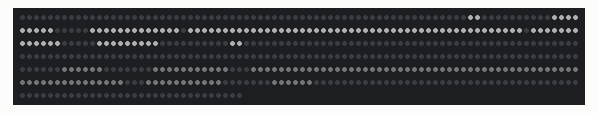
Simulated run of this sketch. Board: Arduino Uno, built with avr-gcc and run on an emulated ATmega328P. Shown: 512 RGB LEDs in strip order, left to right, continuing on the next row. Dim RGB values are drawn brighter than linear; colours are those a GRB WS2812 strip shows for the declared byte order.

Above: at 1.9 s.

The sketch:

rond_ledsv3.ino
```cpp
// Projet de deux matrices et une barre défilante
//
// url démo : https://www.youtube.com/watch?v=8UhAqc5VQxE
// Code source : https://lasdi25.blogspot.com/search?q=arduino
// Url du projet : https://lasdi25.blogspot.com/2021/09/46-arduino-comment-commander-un-panneau.html
// Les programmes sont : https://www.lasdi.com/arduino5.html

// Librairies à utiliser :
// Adafruit_neopixel : https://github.com/adafruit/Adafruit_NeoPixel/releases


#include <FastLED.h>
#include "Adafruit_NeoPixel.h"


// 5 variables pour modifier le comportement de la barre de LEDS
#define NUM_LEDS 16           // Combien de leds
#define PIN_BARRE_LEDS 8      // Port sur l'arduino de la barre défilante
#define LUMINOSITE1  50       // Luminosité maximumum sachant que cela varie de 0 à 255
#define DELAI1  100           // Attente en milliseconde entre deux leds
#define DELAI2  1000          // Attente en milliseconde avant changement de sens

// Definition du tableau de LED
CRGB leds[NUM_LEDS];

// 4 variables pour modifier le comportement de la matrice de LEDS
#define NOMBRE_TOTAL_LEDS 512 // Port sur l'arduino de la barre défilante
#define PIN_MATRICE_LEDS 6    // Port sur l'arduino de la barre défilante
#define LUMINOSITE2   50      // Luminosité maximumum sachant que cela varie de 0 à 255
#define DEPART_LEDS   64      // Leds de départ du dessin du demi-cercle sachant que cela doit être un multiple de 16

// Nombre de led : 256, Pin 8, Pilotage des leds NEO_KHZ800
Adafruit_NeoPixel led(NOMBRE_TOTAL_LEDS, PIN_MATRICE_LEDS, NEO_GRB + NEO_KHZ800);
// 2 variables pour modifier les couleurs sur la matrice de leds
uint32_t COULEUR_HAUT =  led.Color(255, 255, 255);
uint32_t COULEUR_BAS =  led.Color(10, 10, 10);
uint32_t COULEUR_VIDE =  led.Color(0, 0, 0);

    int DEP=64;

// Tableau contenant les indices des LEDs à allumer
const uint8_t positions[] = {0, 15, 16, 31, 32, 47, 48, 63, 64, 79, 80, 95, 96, 111, 112, 127, 128, 143, 144, 159, 160, 175};
//const uint8_t positions[] = {0, 15, 16, 31, 32, 47, 48, 63, 64, 79, 80, 95, 96, 111, 112, 127, 128, 143, 144, 159, 160, 175, 176, 191, 192, 207, 208, 223, 224, 239, 240, 255};

// Initialisation du programme
void setup() {

  // Initialisation de la barre centrale de leds
  FastLED.addLeds<WS2812B, PIN_BARRE_LEDS, RGB>(leds, NUM_LEDS);  // GRB ordering is typical

  // Initialisation des deux demi cercles
  led.begin();

  // Partie 1 : La matrice
  // On Efface la matrice, on règle la luminosité et on dessine les demi cercles
  led.clear();
  led.setBrightness(LUMINOSITE2);

  led.setPixelColor(DEPART_LEDS+0, COULEUR_HAUT); //col1
  led.setPixelColor(DEPART_LEDS+1, COULEUR_HAUT);

  led.setPixelColor(DEPART_LEDS+12, COULEUR_HAUT); //col2
  led.setPixelColor(DEPART_LEDS+13, COULEUR_HAUT);
  led.setPixelColor(DEPART_LEDS+14, COULEUR_HAUT);
  led.setPixelColor(DEPART_LEDS+15, COULEUR_HAUT);


  for (int i=16; i<21; i++) {
    led.setPixelColor(DEPART_LEDS+i, COULEUR_HAUT); //col3
  }

  for (int i=26; i<32; i++) {
    led.setPixelColor(DEPART_LEDS+i, COULEUR_HAUT); //col4
  }

  for (int i=32; i<39; i++) {
    led.setPixelColor(DEPART_LEDS+i, COULEUR_HAUT); //col5
  }

  for (int i=40; i<88; i++) {
    led.setPixelColor(DEPART_LEDS+i, COULEUR_HAUT); //col6 => 11
  }

  for (int i=89; i<96; i++) {
    led.setPixelColor(DEPART_LEDS+i, COULEUR_HAUT); //col12
  }

  for (int i=96; i<102; i++) {
    led.setPixelColor(DEPART_LEDS+i, COULEUR_HAUT); //col13
  }

  for (int i=107; i<116; i++) {
    led.setPixelColor(DEPART_LEDS+i, COULEUR_HAUT); //col14 & col15
  }
  led.setPixelColor(DEPART_LEDS+126, COULEUR_HAUT); //col16
  led.setPixelColor(DEPART_LEDS+127, COULEUR_HAUT);


  led.setPixelColor(DEPART_LEDS+ 262, COULEUR_BAS); //col1
  led.setPixelColor(DEPART_LEDS+ 263, COULEUR_BAS);

  led.setPixelColor(DEPART_LEDS+264, COULEUR_BAS); //col2
  led.setPixelColor(DEPART_LEDS+265, COULEUR_BAS);
  led.setPixelColor(DEPART_LEDS+266, COULEUR_BAS);
  led.setPixelColor(DEPART_LEDS+267, COULEUR_BAS);

  for (int i=275; i<286; i++) {
    led.setPixelColor(DEPART_LEDS+i, COULEUR_BAS); //col3&col4
  }

  for (int i=289; i<296; i++) {
    led.setPixelColor(DEPART_LEDS+i, COULEUR_BAS); //col5
  }

  for (int i=296; i<344; i++) {
    led.setPixelColor(DEPART_LEDS+i, COULEUR_BAS); //col6 ==> col11
  }

  for (int i=344; i<351; i++) {
    led.setPixelColor(DEPART_LEDS+i, COULEUR_BAS); //col12
  }

  for (int i=354; i<365; i++) {
    led.setPixelColor(DEPART_LEDS+i, COULEUR_BAS); //col13 et 14
  }
  for (int i=372; i<378; i++) {
    led.setPixelColor(DEPART_LEDS+i, COULEUR_BAS); //col15 et 16
  }


        for( int i = 0; i < NUM_LEDS; i++) {
          led.setPixelColor(DEP+positions[i], COULEUR_VIDE);
        }


    led.show();
}


// Animation de la barre centrale
void loop() {
    for( int i = 0; i < NUM_LEDS; i++) {
        //for( int j = 0; j < i; j++) {
          led.setPixelColor(DEP+positions[i], COULEUR_HAUT);
        //}
        led.show();
        delay(DELAI1);
    }
    delay(DELAI2);
    for( int i = NUM_LEDS-1; i >= 0; i--) {
        for( int j = 0; j < i; j++) {
          led.setPixelColor(DEP+positions[j], COULEUR_HAUT);
        }
        for( int j = i; j < NUM_LEDS; j++) {
          led.setPixelColor(DEP+positions[j], COULEUR_VIDE);
        }
        led.show();
        delay(DELAI1);
    }
    delay(DELAI2);
 }
```
